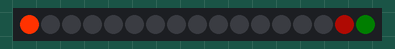
Simulated run of this sketch. Board: Arduino Uno, built with avr-gcc and run on an emulated ATmega328P. On the bench: 17 RGB LEDs in strip order, left to right.

Above: at 0.05 s.
At 0.75 s:
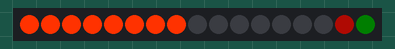
At 1.46 s:
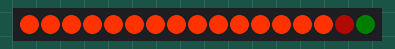
At 2.78 s:
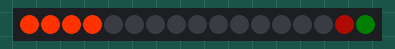

The sketch:

Wave.ino
```cpp
#include <FastLED.h>

#define NUM_LEDS 15
//#define DATA_PIN_DASH 6
#define DATA_PIN_FOOTWELL 7 // Data pin for strips

// Define the array of leds
CRGB leds[NUM_LEDS];
int color = 1;

void setup() {
//   FastLED.addLeds<WS2811, DATA_PIN, BRG>(leds, NUM_LEDS);
  FastLED.addLeds<WS2811, DATA_PIN_FOOTWELL, BRG>(leds, 0, 17);
//  FastLED.addLeds<WS2811, DATA_PIN_DASH, BRG>(leds, 16, 25);
}

void setColor(int Red, int Green, int Blue) {
  for(int i = 0; i < NUM_LEDS; i++) {
    leds[i].setRGB(Red, Green, Blue);
  }
  FastLED.show();
}

void displayColor() {
  if(color >= 0 && color <= 255) {
    setColor(255, 0, color);
  }
  else if(color > 255 && color <= 510) {
    setColor(510-color, 0, 255);
  }
  else if(color > 510 && color <= 765) {
    setColor(0, color-510, 255);
  }
  else if(color > 765 && color <= 1020) {
    setColor(0, 255, 1020-color);
  }
  else if(color > 1020 && color <= 1275) {
    setColor(color-1020, 255, 0);
  }
  else if(color > 1275 && color <= 1530) {
    setColor(255, 1530-color, 0);
  }
}

void loop() {
// 0-4 pass
// 5-9 driver
// 10-13 under pass
// 14-17 under driver

// 0 clock pod
// 1 temperature guage
// 2 tacometer
// 3 speedometer
// 4 fuel guage
// 5 centre of guages
// 6 centre of guages
// 7 odometer
//
//for(int i = 0; i < 7; i++) {
//  leds[i].setRGB(255, 0, 0);
//  FastLED.show();
//  delay(100);
//}
//for(int i = 0; i < 7; i++) {
//  leds[i].setRGB(0, 255, 0);
//  FastLED.show();
//  delay(100);
//}
//for(int i = 0; i < 7; i++) {
//  leds[i].setRGB(0, 0, 255);
//  FastLED.show();
//  delay(100);
//}
//for(int i = 0; i < 7; i++) {
//  leds[i].setRGB(0, 255, 255);
//  FastLED.show();
//  delay(100);
//}
//for(int i = 0; i < 7; i++) {
//  leds[i].setRGB(255, 0, 255);
//  FastLED.show();
//  delay(100);
//}
//for(int i = 0; i < 7; i++) {
//  leds[i].setRGB(255, 255, 0);
//  FastLED.show();
//  delay(100);
//}

//for(int i = 0; i < 7; i++) {
//  leds[i].setRGB(255, 0, 0);
//  FastLED.show();
//  delay(100);
//}


//  color++;
//  if(color >= 1530) {
//    color-=1530;
//  }
//  displayColor();
//  delay(10);

//  // Turn the LED on, then pause
//  for(int i = 0; i < NUM_LEDS; i++) {
//    leds[i].setRGB(255,255,255);
//  }
//  FastLED.show();
//  delay(500);
//  // Now turn the LED off, then pause
//  for(int i = 0; i < NUM_LEDS; i++) {
//    leds[i].setRGB(0,0,0);
//  }
//  FastLED.show();
//  delay(500);


//  for(int i = 0; i < 4; i++) {
//    leds[i] = CRGB::Red; //passenger LED 0-5
//    leds[i+5] = CRGB::Red; //driver
////    if(i != 5) {
////      leds[i+10] = CRGB::Red; //under passenger
////    }
////    leds[i+13] = CRGB::Red; //under driver
//    FastLED.show();
//    delay(100);
//  }
//  for(int i = 4; i >= 0; i--) {
//    leds[i] = CRGB::Blue; //passenger
//    leds[i+5] = CRGB::Blue; //driver
////    if(i != 5) {
////      leds[i+10] = CRGB::Blue; //under passenger
////      leds[i+14] = CRGB::Blue; //under driver
////    }
//    FastLED.show();
//    delay(100);
//  }

//  for(int i = 0; i < 18; i++) {
//    leds[i] = CRGB::Blue;
//    FastLED.show();
//    delay(100);
//  }
//  for(int i = 18; i >= 0; i--) {
//    leds[i] = CRGB::Green;
//    FastLED.show();
//    delay(100);
//  }


// Signal light
//  // Off
//  for(int i = 0; i < 5; i++) {
//    leds[i].setRGB(0, 0, 0);
//  }
//  FastLED.show();
//
//  // On
//  for(int i = 0; i < 5; i++) {
//    leds[i].setRGB(255, 50, 0);
//    FastLED.show();
//    delay(135);
//  }


//  for(int i = 0; i < NUM_LEDS; i++) {
//    leds[i] = CRGB::Green;
//    FastLED.show();
//    delay(10);
//  }
//
//  for(int i = NUM_LEDS; i >= 0; i--) {
//    leds[i] = CRGB::Red;
//    FastLED.show();
//    delay(10);
//  }
//  for(int i = 0; i < NUM_LEDS; i++) {
//    leds[i] = CRGB::Blue;
//    FastLED.show();
//    delay(10);
//  }
//  for(int i = NUM_LEDS; i >= 0; i--) {
//    leds[i] = CRGB::Green;
//    FastLED.show();
//    delay(10);
//  }


//  for(int i = NUM_LEDS; i >= 0; i--) {
//    leds[i].setRGB(0,255,0);
//  }
//  FastLED.show();


//  for(int i = 0; i < NUM_LEDS; i++) {
//    leds[i-1] = CRGB::Black;
//    leds[i] = CRGB::White;
//    delay(20);
//    FastLED.show();
//  }
//  for(int i = NUM_LEDS; i >= 0; i--) {
//    leds[i+1] = CRGB::Black;
//    leds[i] = CRGB::White;
//    delay(20);
//    FastLED.show();
//  }

  for(int i = 0; i < NUM_LEDS; i++) {
    leds[i].setRGB(255, 50, 0);
    FastLED.show();
    delay(100);
  }

  for(int i = 0; i < NUM_LEDS; i++) {
    leds[i].setRGB(0, 0, 0);
    FastLED.show();
    delay(60);
  }

}
```

Measured:
- by itself, everything shown: repeats every 2.4 s, in 30 steps
